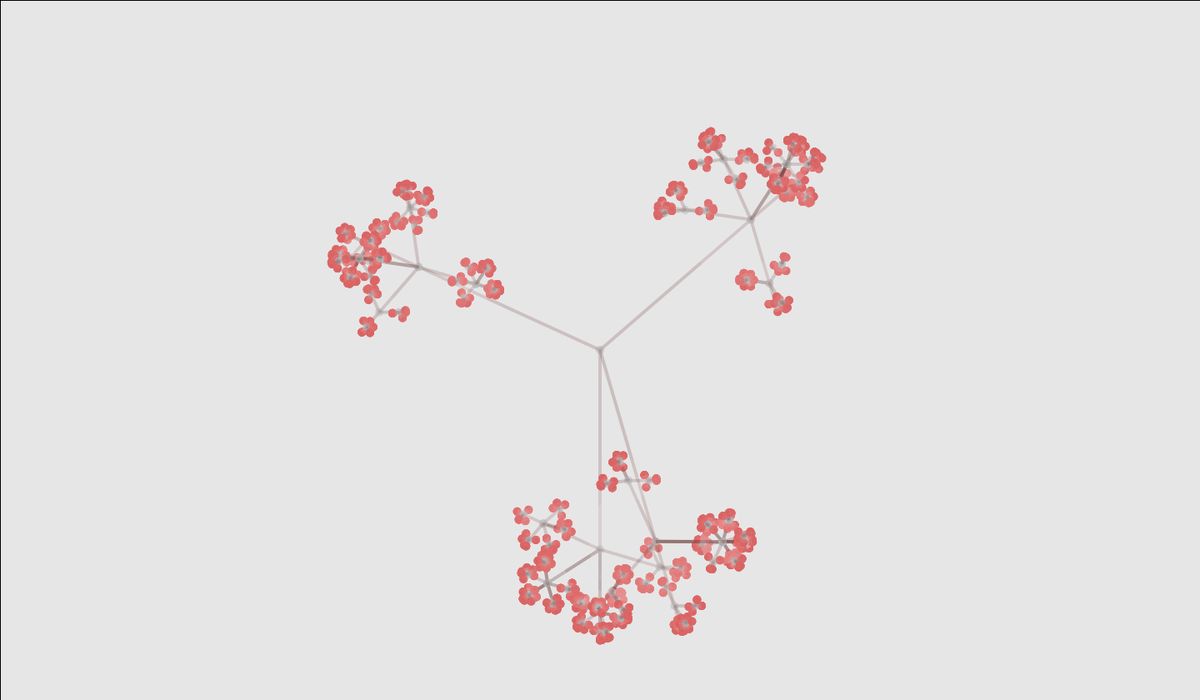
Frame 1 (no input)
Frame 60 (the mouse pressed at the canvas centre just before this capture): identical to frame 1, image omitted
Frame 120 (the mouse held since frame 60 and released just before this capture): identical to frame 1, image omitted

The Processing sketch that drew this single still picture (run headless with seeded random() and noise(); from frame 60 on, the mouse is pressed at the canvas centre):

// Processing sketch: recursiveBlossom
// ── recursiveBlossom.pde
/*
recursiveBlossom_171022c
Flik Jeong
*/

boolean update = true;
int fc = 0;

void setup() {
  size(1440, 840);
  background(230);
  //rectMode(CENTER);
}



void draw() {
  //fc++;
  if (fc>100) {
    fc = 0;
    update = true;
  }
  translate(width/2, height/2);
  if (update) {
    fill(230, 255);
    rect(-width/2, -height/2, width, height);
    pattern(width/2, 0);
    update= false;
  }
}

void keyPressed() {
  update = true;
}

void pattern(float d, int level) {
  if (level<5) {
    d = d*random(0.3, 0.35);
    pushMatrix();
    
    int angle = 0;
    int dAngle = 0;
    while (angle < 2*PI) {
      noStroke();
      fill(80, 20, 20, 50);
      
      rect(-2, 0, 4, d);

      if (level==4) fill(220, 100, 100,180);
      else fill(180,50);

      ellipse(0, 0, 10, 10);

      fill(235, 5);
      noStroke();
      strokeWeight(4);

      ellipse(0, 0, 2*d, 2*d);

      translate(0, d);
      pattern(d, level+1);
      translate(0, -d);

      dAngle = (int)random(PI/6, PI);
      angle = dAngle + angle;
      rotate(dAngle);
    }
    popMatrix();
  }
}
